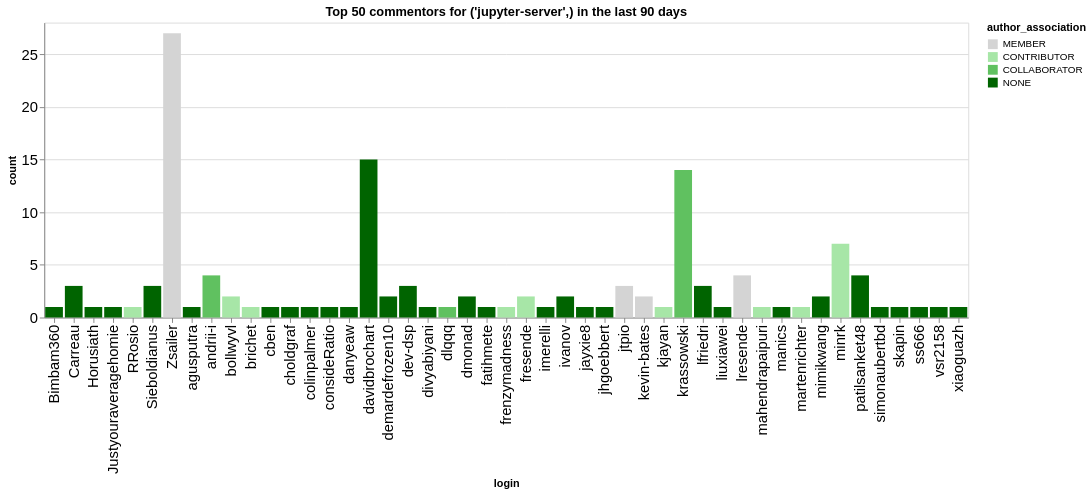

This figure's notebook cell:
### Code cell
n_plot = 50
charts = []
for ii, (iorg, idata) in enumerate(commentors.groupby(['org'])):
    title = f"Top {n_plot} commentors for {iorg} in the last {n_days} days"
    idata = idata.groupby('login', as_index=False).agg({'count': 'sum', 'author_association': 'first'})
    idata = idata.sort_values('count', ascending=False).head(n_plot)
    ch = alt.Chart(data=idata.head(n_plot), title=title).mark_bar().encode(
        x='login',
        y='count',
        color=alt.Color('author_association', scale=alt.Scale(domain=author_types, range=author_colors))
    )
    charts.append(ch)
alt.hconcat(*charts)

### Figure 1 — Vega-Lite specification as saved in the notebook (floating-point values rounded to 4 significant figures)
{"config": {"axisLeft": {"labelFontSize": 15}, "axisBottom": {"labelFontSize": 15}}, "hconcat": [{"mark": {"type": "bar"}, "encoding": {"color": {"field": "author_association", "scale": {"domain": ["MEMBER", "CONTRIBUTOR", "COLLABORATOR", "NONE"], "range": ["rgb(211.82745098039214, 211.82745098039214, 211.82745098039214)", "rgb(166.98562091503268, 229.89803921568628, 166.98562091503268)", "rgb(96.37647058823529, 192.75294117647059, 96.37647058823529)", "rgb(0.0, 100.3921568627451, 0.0)"]}, "type": "nominal"}, "x": {"field": "login", "type": "nominal"}, "y": {"field": "count", "type": "quantitative"}}, "title": "Top 50 commentors for ('jupyter-server',) in the last 90 days"}], "data": {"name": "data-874df3f0cec69f45c5ea08c5cd90068b"}, "$schema": "https://vega.github.io/schema/vega-lite/v5.20.1.json", "datasets": {"data-874df3f0cec69f45c5ea08c5cd90068b": [{"login": "Zsailer", "count": 27, "author_association": "MEMBER"}, {"login": "davidbrochart", "count": 15, "author_association": "NONE"}, {"login": "krassowski", "count": 14, "author_association": "COLLABORATOR"}, {"login": "minrk", "count": 7, "author_association": "CONTRIBUTOR"}, {"login": "patilsanket48", "count": 4, "author_association": "NONE"}, {"login": "andrii-i", "count": 4, "author_association": "COLLABORATOR"}, {"login": "lresende", "count": 4, "author_association": "MEMBER"}, {"login": "lfriedri", "count": 3, "author_association": "NONE"}, {"login": "jtpio", "count": 3, "author_association": "MEMBER"}, {"login": "dev-dsp", "count": 3, "author_association": "NONE"}, {"login": "Sieboldianus", "count": 3, "author_association": "NONE"}, {"login": "Carreau", "count": 3, "author_association": "NONE"}, {"login": "bollwyvl", "count": 2, "author_association": "CONTRIBUTOR"}, {"login": "kevin-bates", "count": 2, "author_association": "MEMBER"}, {"login": "ivanov", "count": 2, "author_association": "NONE"}, {"login": "fresende", "count": 2, "author_association": "CONTRIBUTOR"}, {"login": "dmonad", "count": 2, "author_association": "NONE"}, {"login": "mimikwang", "count": 2, "author_association": "NONE"}, {"login": "demardefrozen10", "count": 2, "author_association": "NONE"}, {"login": "consideRatio", "count": 1, "author_association": "NONE"}, {"login": "colinpalmer", "count": 1, "author_association": "NONE"}, {"login": "RRosio", "count": 1, "author_association": "CONTRIBUTOR"}, {"login": "Justyouraveragehomie", "count": 1, "author_association": "NONE"}, {"login": "Bimbam360", "count": 1, "author_association": "NONE"}, {"login": "Horusiath", "count": 1, "author_association": "NONE"}, {"login": "choldgraf", "count": 1, "author_association": "NONE"}, {"login": "cben", "count": 1, "author_association": "NONE"}, {"login": "brichet", "count": 1, "author_association": "CONTRIBUTOR"}, {"login": "agusputra", "count": 1, "author_association": "NONE"}, {"login": "fatihmete", "count": 1, "author_association": "NONE"}, {"login": "dlqqq", "count": 1, "author_association": "COLLABORATOR"}, {"login": "jayxie8", "count": 1, "author_association": "NONE"}, {"login": "jhgoebbert", "count": 1, "author_association": "NONE"}, {"login": "frenzymadness", "count": 1, "author_association": "CONTRIBUTOR"}, {"login": "imerelli", "count": 1, "author_association": "NONE"}, {"login": "danyeaw", "count": 1, "author_association": "NONE"}, {"login": "divyabiyani", "count": 1, "author_association": "NONE"}, {"login": "liuxiawei", "count": 1, "author_association": "NONE"}, {"login": "kjayan", "count": 1, "author_association": "CONTRIBUTOR"}, {"login": "martenrichter", "count": 1, "author_association": "CONTRIBUTOR"}, {"login": "manics", "count": 1, "author_association": "NONE"}, {"login": "mahendrapaipuri", "count": 1, "author_association": "CONTRIBUTOR"}, {"login": "simonaubertbd", "count": 1, "author_association": "NONE"}, {"login": "skapin", "count": 1, "author_association": "NONE"}, {"login": "ss666", "count": 1, "author_association": "NONE"}, {"login": "vsr2158", "count": 1, "author_association": "NONE"}, {"login": "xiaoguazh", "count": 1, "author_association": "NONE"}]}}
